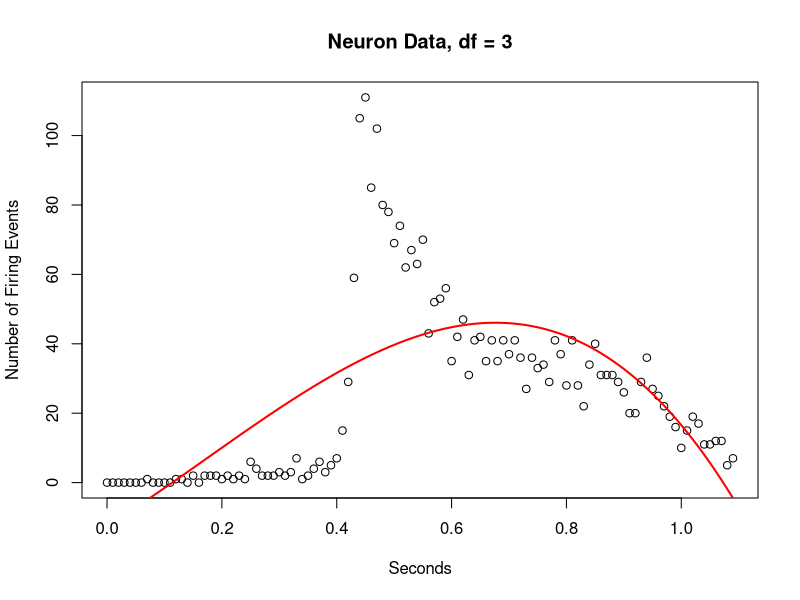
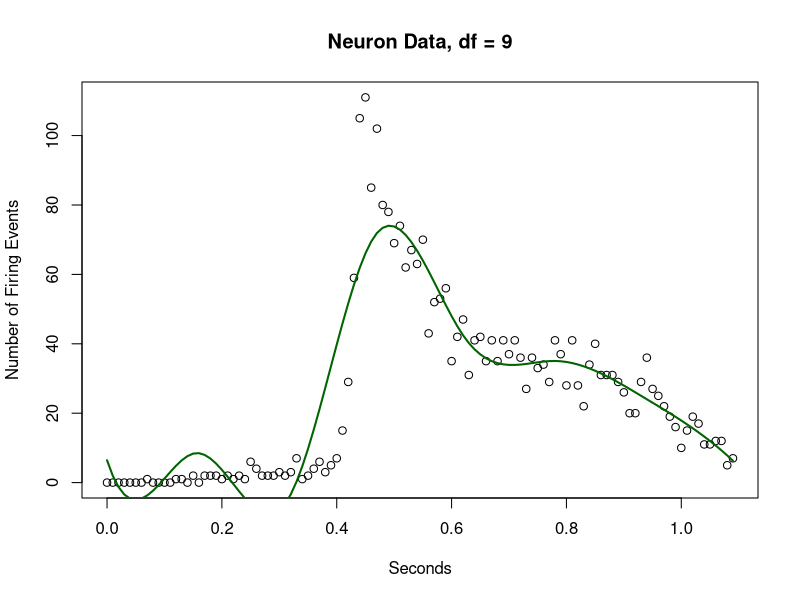
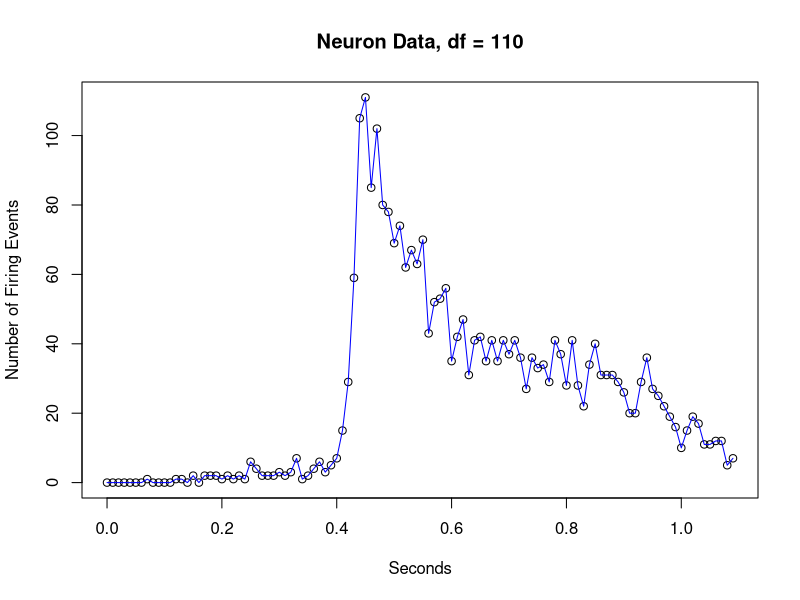
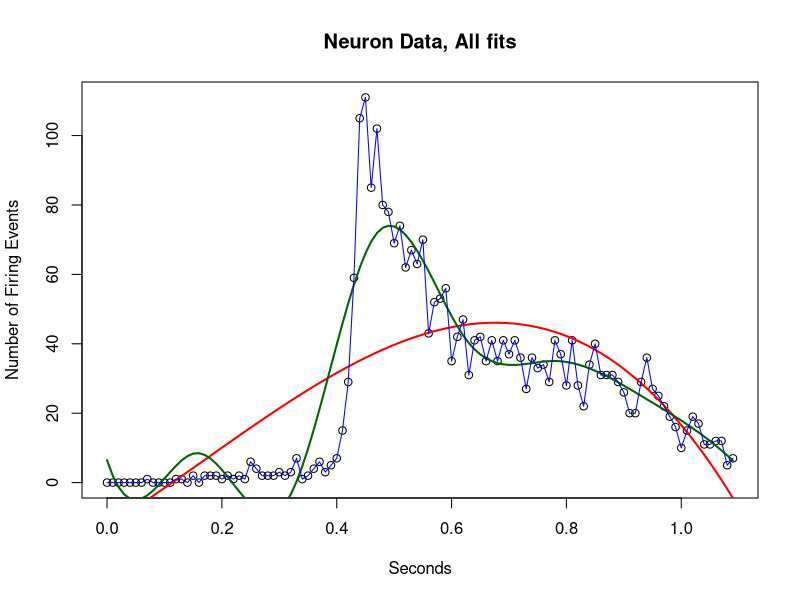
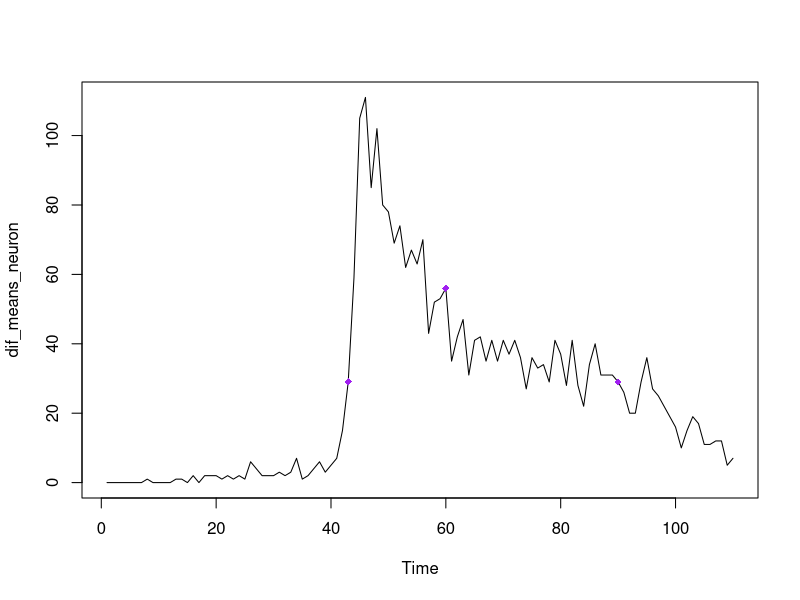

These charts were generated, in order, by the following R code:
#example of bad splines 
neuron = read.table("exampledata.txt")

library(splines)
?splines
 
mod3 = lm(neuron[,2] ~ bs(neuron[,1], df=3))
mod5 = lm(neuron[,2] ~ bs(neuron[,1], df=5))
mod9 = lm(neuron[,2] ~ bs(neuron[,1], df=9))
mod20 = lm(neuron[,2] ~ bs(neuron[,1], df=20))
mod110 = lm(neuron[,2] ~ bs(neuron[,1], df=110))


plot(neuron, xlab="Seconds", ylab="Number of Firing Events", main="Neuron Data, df = 3")
lines(neuron[,1], mod3$fitted.values, col="red", lwd=2)
plot(neuron, xlab="Seconds", ylab="Number of Firing Events", main="Neuron Data, df = 9")
lines(neuron[,1], mod9$fitted.values, col="darkgreen", lwd=2)
plot(neuron, xlab="Seconds", ylab="Number of Firing Events", main="Neuron Data, df = 110")
lines(neuron[,1], mod110$fitted.values, col="blue")


plot(neuron, xlab="Seconds", ylab="Number of Firing Events", main="Neuron Data, All fits")
lines(neuron[,1], mod3$fitted.values, col="red", lwd=2)
lines(neuron[,1], mod9$fitted.values, col="darkgreen", lwd=2)
lines(neuron[,1], mod110$fitted.values, col="blue", lwd=1)

library("strucchange")
?breakpoints

#Bai-Perron Method
dif_means_neuron<-ts(neuron[,2], start=1, end=110) #create time series data on only the first data 
breakpoints(dif_means_neuron ~ 1, breaks = 5) #no break points 
plot(dif_means_neuron)
points(43,neuron[43,2], col="purple", pch= 18)
points(60,neuron[60,2], col="purple", pch= 18)
points(90,neuron[90,2], col="purple", pch= 18)
